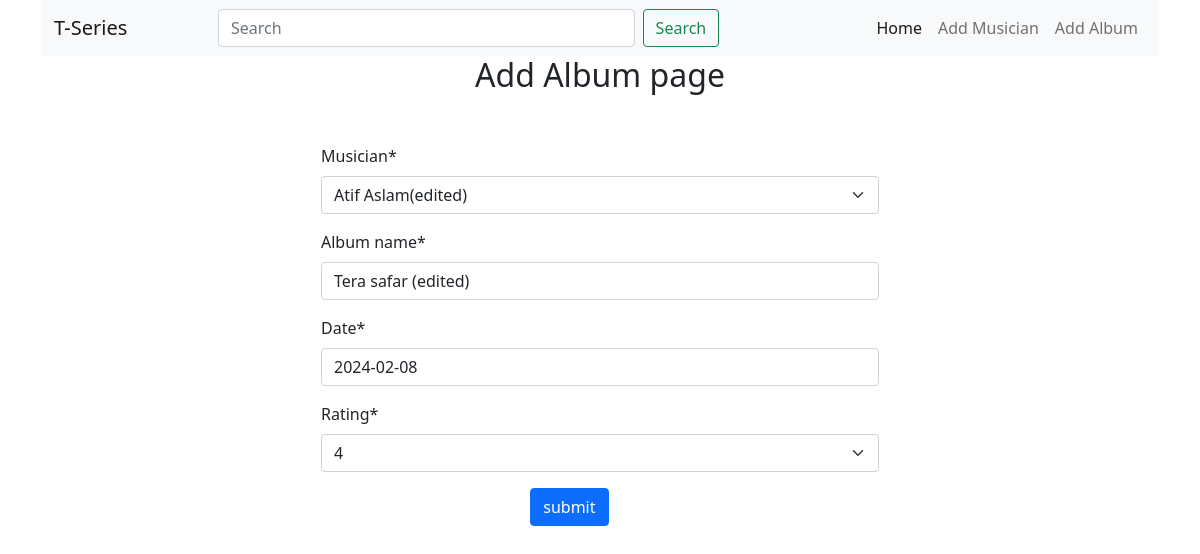
Screenshot of /album/edit_album/3 with the database file from the repository.
### album/models.py (models this page shows)
class Album(models.Model):
    musician = models.ForeignKey(Musician, on_delete=models.CASCADE)
    album_name = models.CharField(max_length=100)
    release_date = models.DateField(("Date"), default=datetime.date.today)
    rating = models.IntegerField(choices=[(i, i) for i in range(1, 6)])
    def __str__(self):
        return self.album_name

### album/views.py (the view)
# urls.py: path('edit_album/<int:id>',views.edit_album,name='edit_album'),
def edit_album(request,id):
    album=get_object_or_404(models.Album, pk=id)
    print(album)
    album_form=form.AlbumForm(instance=album)
    if request.method == "POST":
        album_form = form.AlbumForm(request.POST,instance=album)
        if album_form.is_valid():
           album_form.save()
           return redirect("homepage")
    return render(request,'album.html',{'album':album_form})

### album/form.py
class AlbumForm(forms.ModelForm):
    class Meta:
        model = Album
        fields= '__all__'

### musician/models.py (called while the page is built)
    def __str__(self):
        return f"{self.first_name} {self.last_name}"

### album/templates/album.html (shortened to what this page needs)
{% extends "base.html" %}
{% load crispy_forms_tags%}
{% block content %}
<h2 class="text-center">Add Album page</h2>
<form  style="width: 50%; margin:auto;margin-top: 50px;" method="post">
    {{album | crispy}}
   <div class="w-25 m-auto "> <button class="btn btn-primary ">submit</button></div>
</form>
{% endblock content %}

### rows the page displays
Album: musician "Atif Aslam(edited)", album_name "Tera safar (edited)", release_date "2024-02-08", rating "4"
